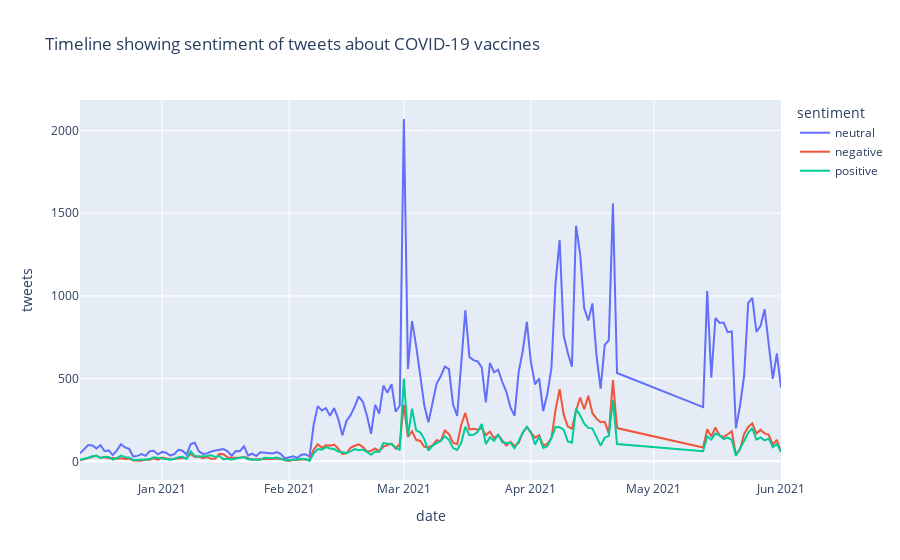

This figure's notebook cell:
### Markdown cell above
## Analyze Sentiment over Time for different country

### Code cell
sentiment_overtime = data.groupby(['date', 'sentiment']).agg(**{'tweets': ('id', 'count')}).reset_index().dropna()
fig = px.line(sentiment_overtime, x='date', y='tweets', color='sentiment', category_orders={'sentiment': ['neutral', 'negative', 'positive']},
             title='Timeline showing sentiment of tweets about COVID-19 vaccines')
fig.show()

### Figure 1 — Plotly figure (JSON) as saved in the notebook; plotly's stock layout.template omitted (floating-point values rounded to 4 significant figures; data arrays with more than 128 entries replaced by an {"elided": "..."} marker saying what was removed)
{"data": [{"hovertemplate": "sentiment=neutral<br>date=%{x}<br>tweets=%{y}<extra></extra>", "legendgroup": "neutral", "line": {"color": "#636efa", "dash": "solid"}, "mode": "lines", "name": "neutral", "orientation": "v", "showlegend": true, "type": "scatter", "x": {"elided": "152 str values"}, "xaxis": "x", "y": {"elided": "152 int values"}, "yaxis": "y"}, {"hovertemplate": "sentiment=negative<br>date=%{x}<br>tweets=%{y}<extra></extra>", "legendgroup": "negative", "line": {"color": "#EF553B", "dash": "solid"}, "mode": "lines", "name": "negative", "orientation": "v", "showlegend": true, "type": "scatter", "x": {"elided": "152 str values"}, "xaxis": "x", "y": {"elided": "152 int values"}, "yaxis": "y"}, {"hovertemplate": "sentiment=positive<br>date=%{x}<br>tweets=%{y}<extra></extra>", "legendgroup": "positive", "line": {"color": "#00cc96", "dash": "solid"}, "mode": "lines", "name": "positive", "orientation": "v", "showlegend": true, "type": "scatter", "x": {"elided": "152 str values"}, "xaxis": "x", "y": {"elided": "152 int values"}, "yaxis": "y"}], "layout": {"legend": {"title": {"text": "sentiment"}, "tracegroupgap": 0}, "title": {"text": "Timeline showing sentiment of tweets about COVID-19 vaccines"}, "xaxis": {"anchor": "y", "domain": [0, 1], "title": {"text": "date"}}, "yaxis": {"anchor": "x", "domain": [0, 1], "title": {"text": "tweets"}}}}
